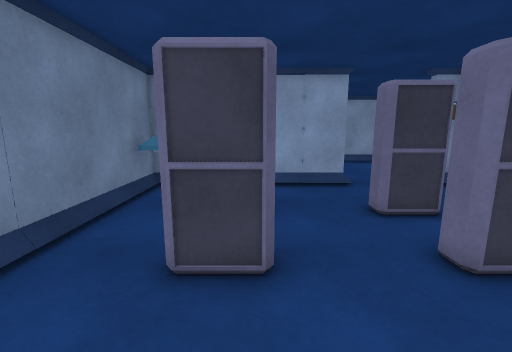
View 1 (above)

22 first-person views from a walk through a scene from a Unity 3-D project. The camera is 1.3 m above the floor, tilts 10° down and sees 90° across. Doors are open. The floor is counted in squares, 0.5 m on a side. Each view is taken from the middle of a square. On the plan, view 1 faces up. The plan holds only what a view shows up to about 18 squares ahead; the rest is blank. The player is left out.

View 2
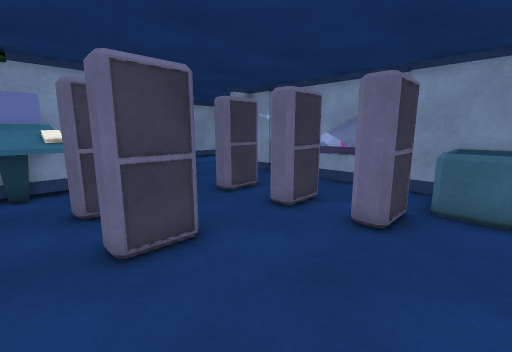

View 3
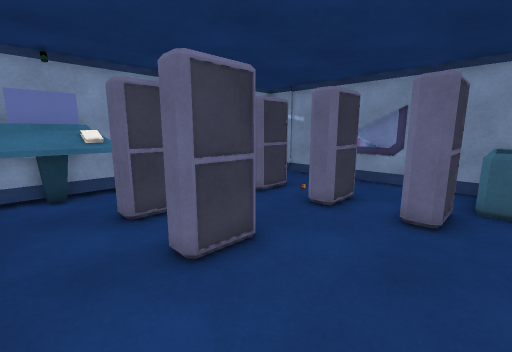

View 4
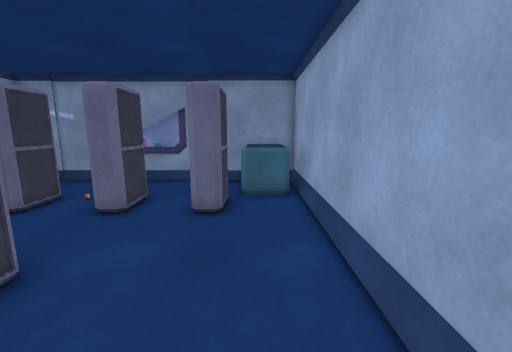

View 5
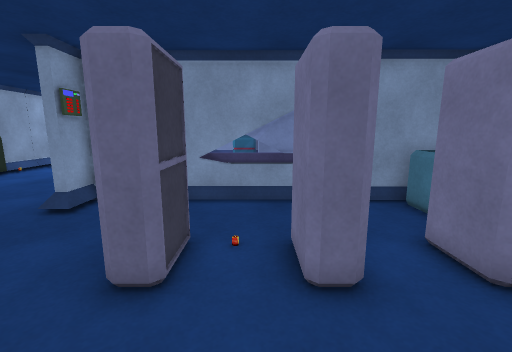

View 6
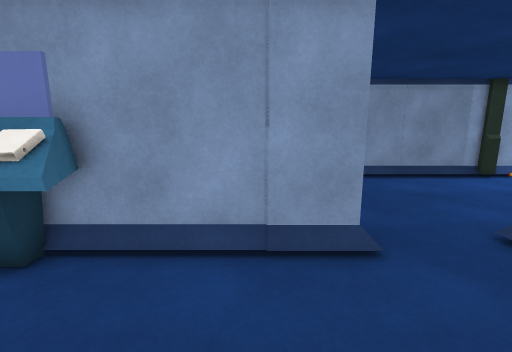

View 7
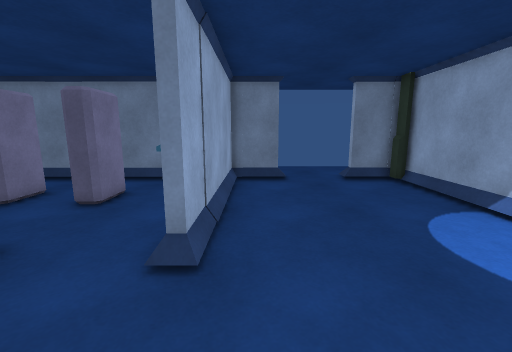

View 8
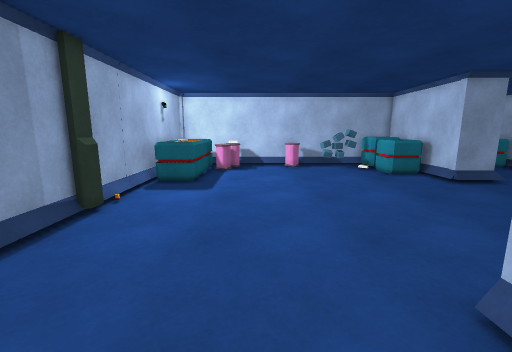

View 9
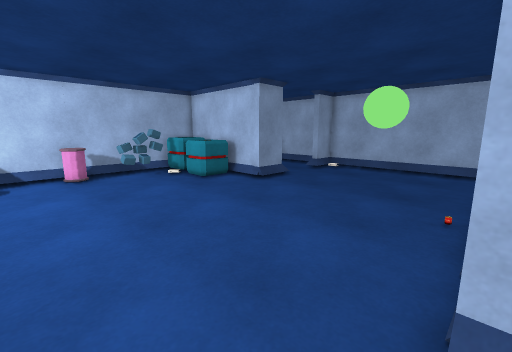

View 10
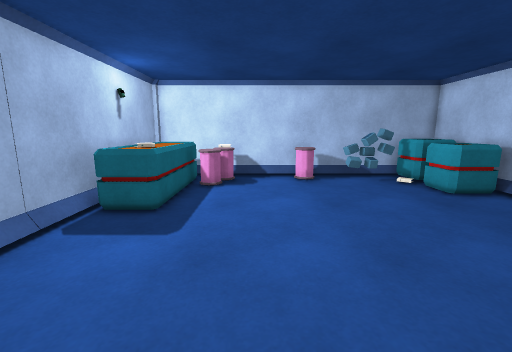

View 11
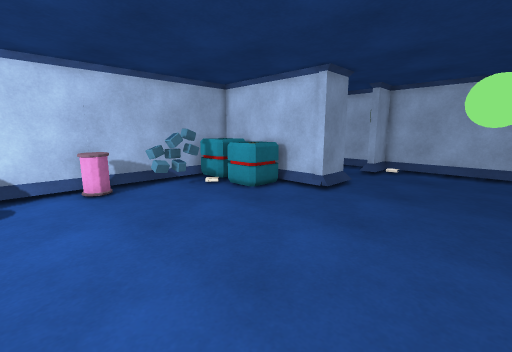

View 12
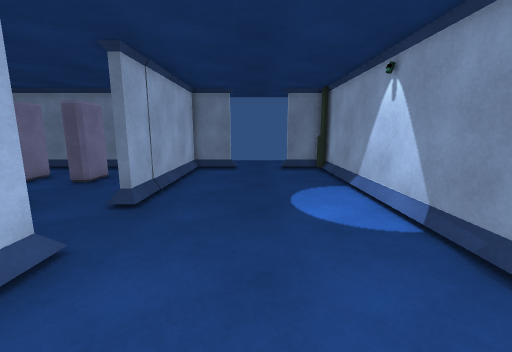

View 13
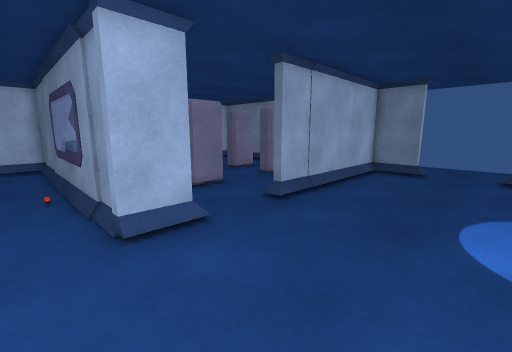

View 14
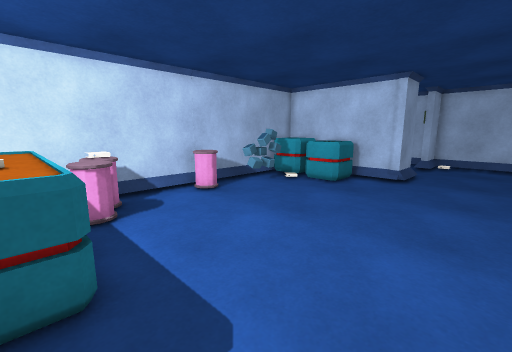

View 15
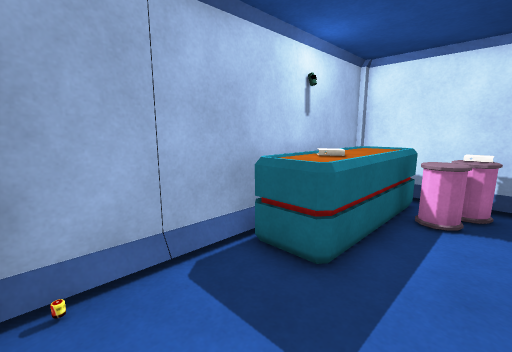

View 16
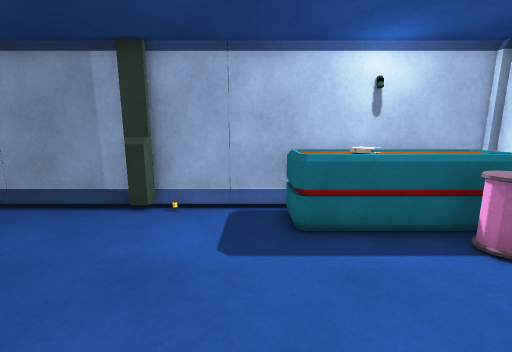

View 17
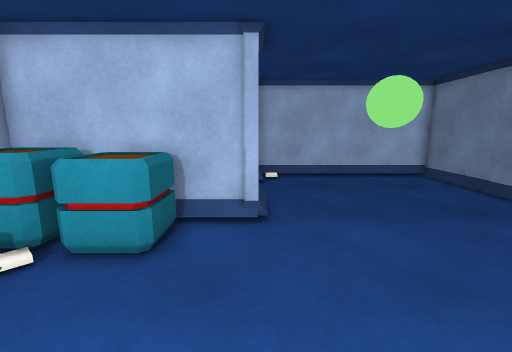

View 18
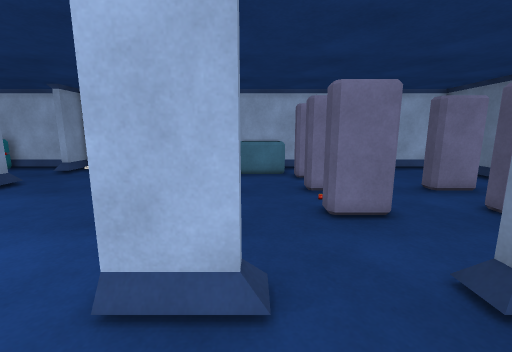

View 19
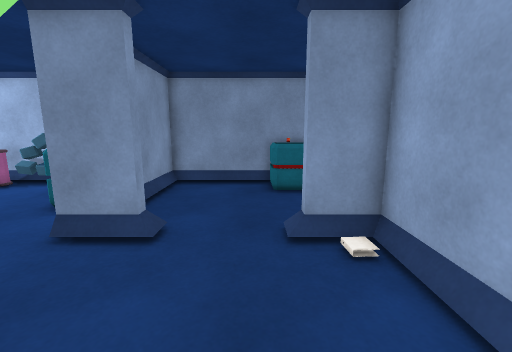

View 20
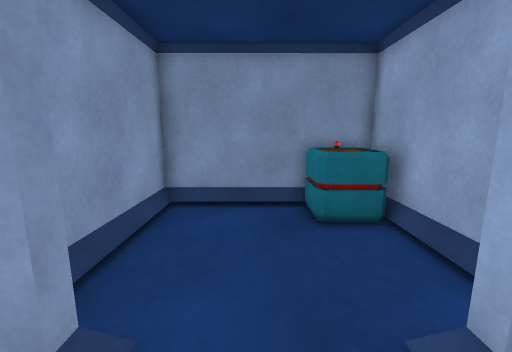

View 21
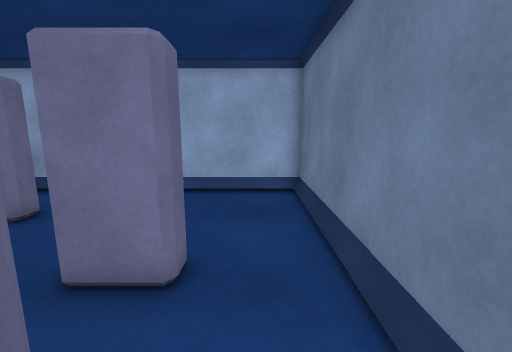

View 22
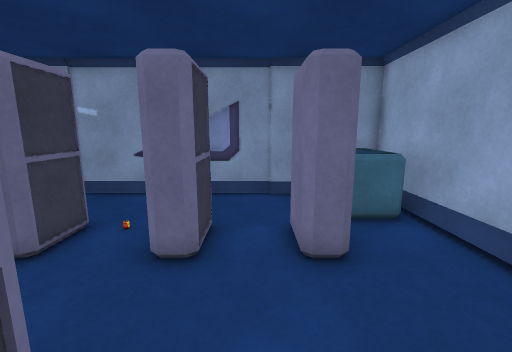

### Floor plan
Points are (right, up) in squares from view 1. A wall is a line through its corners. A room is listed if a view was taken in it or the views show most of it. See-through windows are left out.
Room 1 (views 1, 2, 3, 4, 5, 6, 21, 22)
walls: (4.5, 12.3) (-1.6, 12.3); (-4.9, 12.3) (-4.9, -2) (9.7, -2) (9.7, 12.3) (8, 12.3); (9.4, 12.1) (8, 12.1)
low walls: (3.5, -1.9) (4.4, -1.9); (-0.5, -1.9) (0.4, -1.9); (4.4, 12.1) (2.3, 12.1); (-1.7, -1.9) (-0.6, -1.9); (-4.7, 9.3) (-4.7, 3.6); (9.5, 0.3) (9.5, 2.5)
ways out: open door at (6.5, 12.5) to room 2
objects: console (-4, 10) to (-1, 12); other object (-2, 4) to (0, 5); other object (-2, 8) to (0, 9); other object (4, 1) to (6, 2); other object (4, 4) to (6, 5); other object (4, 8) to (6, 9); crate (6, -1) to (9, 1)
Room 2 (views 7, 8, 9, 10, 11, 12, 13, 14, 15, 16, 17, 18, 19, 20)
walls: (10.2, 12.8) (10.2, 12.1); (10, 11.5) (10, -2) (19.9, -2) (19.9, 0); (8, 12.6) (10.2, 12.6); (9.7, 6.5) (9.7, 5.1); (15.5, 21.2) (14.8, 21.2); (15.6, 21.4) (14.6, 21.4); (15, 21.7) (-4.4, 21.7); (19.9, 3.6) (19.9, 5.7) (22.5, 5.7); (27, 5.7) (26.9, 21.7) (15.4, 21.7); (-4.9, 15.2) (-4.9, 12.6) (4.4, 12.6); (-3.8, 21.4) (-4.9, 21.4) (-4.9, 18.9); (-3.9, 21.2) (-5, 21.2)
low walls: (10.2, 10.4) (10.2, 2.4); (8, 12.8) (10.2, 12.8); (2.6, 12.8) (4.4, 12.8); (1.6, 12.8) (2.5, 12.8); (0.6, 12.8) (1.5, 12.8); (-0.4, 12.8) (0.5, 12.8); (16.5, -1.9) (18.4, -1.9); (-1.4, 12.8) (-0.5, 12.8); (-2.4, 12.8) (-1.5, 12.8); (-3.4, 12.8) (-2.5, 12.8)
ways out: open door at (6.5, 12.5) to room 1; open door at (20, 1.5) to room 3; open door at (-5, 17.5)
objects: other object (14, 2) to (15, 3); crate (20, 19) to (26, 21); crate (22, 6) to (24, 8); other object (24, 18) to (25, 18); crate (25, 6) to (26, 8); other object (25, 9); crate (25, 10); crate (25, 11); other object (25, 13) to (26, 14); other object (25, 17); other object (26, 9); crate (26, 10); crate (26, 11); other object (26, 17) to (26, 18)
Room 3 (no view inside)
walls: (21, -2) (27, -2) (27, 5.3) (21.9, 5.3)
low walls: (24.4, 5.1) (23.5, 5.1); (23.4, 5.1) (21.9, 5.1); (22.5, -1.9) (23.4, -1.9)
ways out: open door at (20, 1.5) to room 2
objects: crate (25, -1) to (26, 0)

Where each view was taken, in squares from view 1:
view 1: 0 up, 0 right, facing up
view 2: 1 down, 3 left, facing up-right
view 3: 0 up, 4 left, facing up-right
view 4: 0 up, 4 left, facing right
view 5: 6 up, 0 right, facing right
view 6: 7 up, 2 right, facing up
view 7: 14 up, 9 right, facing left
view 8: 16 up, 7 right, facing right
view 9: 16 up, 10 right, facing down-right
view 10: 16 up, 12 right, facing right
view 11: 16 up, 14 right, facing down-right
view 12: 17 up, 13 right, facing left
view 13: 19 up, 12 right, facing down-left
view 14: 20 up, 16 right, facing down-right
view 15: 17 up, 16 right, facing up-right
view 16: 13 up, 19 right, facing up
view 17: 13 up, 20 right, facing down
view 18: 16 up, 8 right, facing down
view 19: 1 up, 14 right, facing right
view 20: 2 up, 18 right, facing right
view 21: 9 up, 3 left, facing down
view 22: 3 up, 1 left, facing right
